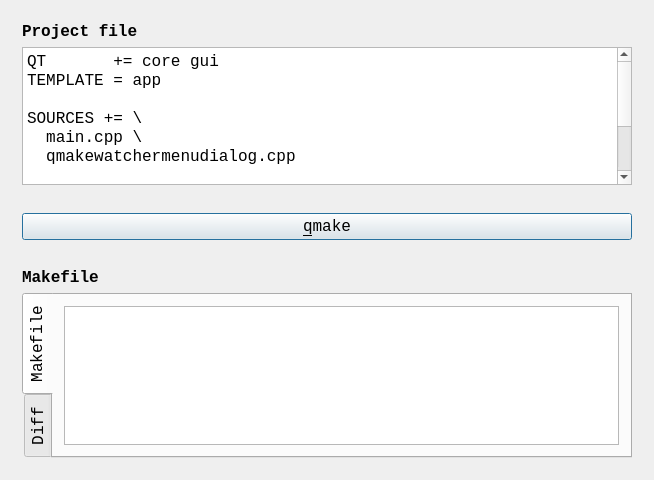
<?xml version="1.0" encoding="UTF-8"?>
<ui version="4.0">
 <class>QtQmakeWatcherMainDialog</class>
 <widget class="QDialog" name="QtQmakeWatcherMainDialog">
  <property name="geometry">
   <rect>
    <x>0</x>
    <y>0</y>
    <width>654</width>
    <height>480</height>
   </rect>
  </property>
  <property name="font">
   <font>
    <family>Courier New</family>
    <pointsize>12</pointsize>
   </font>
  </property>
  <property name="windowTitle">
   <string>QMakeWatcher</string>
  </property>
  <layout class="QVBoxLayout" name="verticalLayout_3">
   <item>
    <widget class="QWidget" name="widget" native="true">
     <layout class="QVBoxLayout" name="verticalLayout">
      <item>
       <widget class="QLabel" name="label_project_file">
        <property name="font">
         <font>
          <weight>75</weight>
          <bold>true</bold>
         </font>
        </property>
        <property name="text">
         <string>Project file</string>
        </property>
       </widget>
      </item>
      <item>
       <widget class="QPlainTextEdit" name="edit_pro">
        <property name="verticalScrollBarPolicy">
         <enum>Qt::ScrollBarAlwaysOn</enum>
        </property>
        <property name="plainText">
         <string>QT       += core gui
TEMPLATE = app

SOURCES += \
  main.cpp \
  qmakewatchermenudialog.cpp

HEADERS  += qmakewatchermenudialog.h

FORMS    += qmakewatchermenudialog.ui</string>
        </property>
        <property name="overwriteMode">
         <bool>false</bool>
        </property>
       </widget>
      </item>
     </layout>
    </widget>
   </item>
   <item>
    <widget class="QWidget" name="widget_3" native="true">
     <layout class="QHBoxLayout" name="horizontalLayout">
      <item>
       <widget class="QPushButton" name="button_qmake">
        <property name="text">
         <string>&amp;qmake</string>
        </property>
       </widget>
      </item>
     </layout>
    </widget>
   </item>
   <item>
    <widget class="QWidget" name="widget_makefile" native="true">
     <layout class="QVBoxLayout" name="verticalLayout_2">
      <item>
       <widget class="QLabel" name="label_makefile">
        <property name="font">
         <font>
          <weight>75</weight>
          <bold>true</bold>
         </font>
        </property>
        <property name="text">
         <string>Makefile</string>
        </property>
       </widget>
      </item>
      <item>
       <widget class="QTabWidget" name="tabWidget">
        <property name="tabPosition">
         <enum>QTabWidget::West</enum>
        </property>
        <property name="currentIndex">
         <number>0</number>
        </property>
        <widget class="QWidget" name="tab_makefile">
         <attribute name="title">
          <string>Makefile</string>
         </attribute>
         <layout class="QGridLayout" name="gridLayout_2">
          <item row="0" column="0">
           <widget class="QPlainTextEdit" name="edit_makefile">
            <property name="readOnly">
             <bool>true</bool>
            </property>
           </widget>
          </item>
         </layout>
        </widget>
        <widget class="QWidget" name="tab_diff">
         <attribute name="title">
          <string>Diff</string>
         </attribute>
         <layout class="QGridLayout" name="gridLayout">
          <item row="0" column="0">
           <widget class="QPlainTextEdit" name="edit_diff">
            <property name="readOnly">
             <bool>true</bool>
            </property>
           </widget>
          </item>
         </layout>
        </widget>
       </widget>
      </item>
     </layout>
    </widget>
   </item>
  </layout>
 </widget>
 <layoutdefault spacing="6" margin="11"/>
 <resources/>
 <connections/>
</ui>
